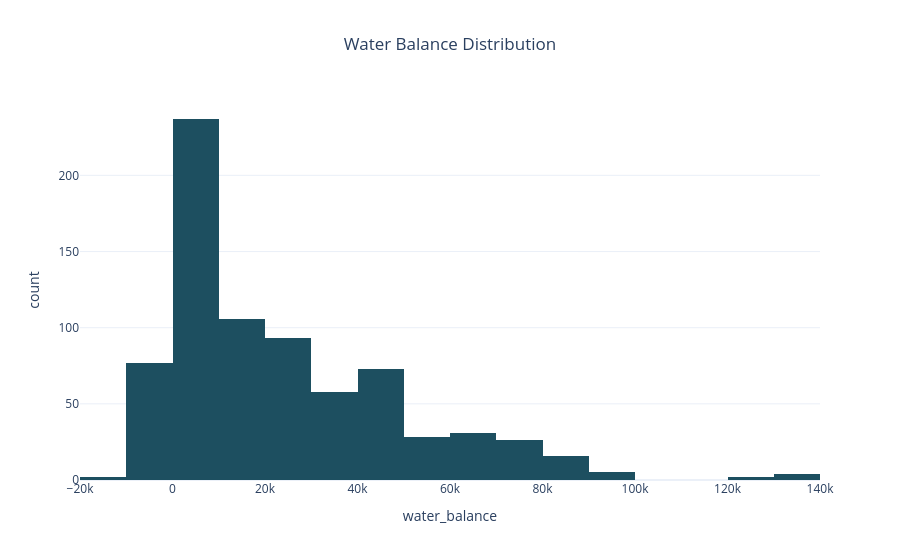

Notebook source saved alongside this figure:
### Markdown cell above
### 8. Water Balance Distribution

- This graph shows the distribution of water balance across different regions.  
Water balance is calculated as the difference between groundwater recharge and extraction.

- A positive value indicates surplus water availability, while a negative value represents a deficit condition.
- This visualization helps in identifying areas facing groundwater stress and understanding overall sustainability patterns.

### Code cell
fig7 = px.histogram(
    df,
    x='water_balance',
    nbins=25,
    title='Water Balance Distribution',
    color_discrete_sequence=px.colors.sequential.Blugrn_r
)

fig7.update_layout(template='plotly_white', title_x=0.5)
fig7.show()

### Figure 1 — Plotly figure (JSON) as saved in the notebook; plotly's stock layout.template omitted (floating-point values rounded to 4 significant figures; data arrays with more than 128 entries replaced by an {"elided": "..."} marker saying what was removed)
{"data": [{"bingroup": "x", "hovertemplate": "water_balance=%{x}<br>count=%{y}<extra></extra>", "legendgroup": "", "marker": {"color": "rgb(29, 79, 96)", "pattern": {"shape": ""}}, "name": "", "nbinsx": 25, "orientation": "v", "showlegend": false, "type": "histogram", "x": {"elided": "758 float values"}, "xaxis": "x", "yaxis": "y"}], "layout": {"barmode": "relative", "legend": {"tracegroupgap": 0}, "title": {"text": "Water Balance Distribution", "x": 0.5}, "xaxis": {"anchor": "y", "domain": [0, 1], "title": {"text": "water_balance"}}, "yaxis": {"anchor": "x", "domain": [0, 1], "title": {"text": "count"}}}}
